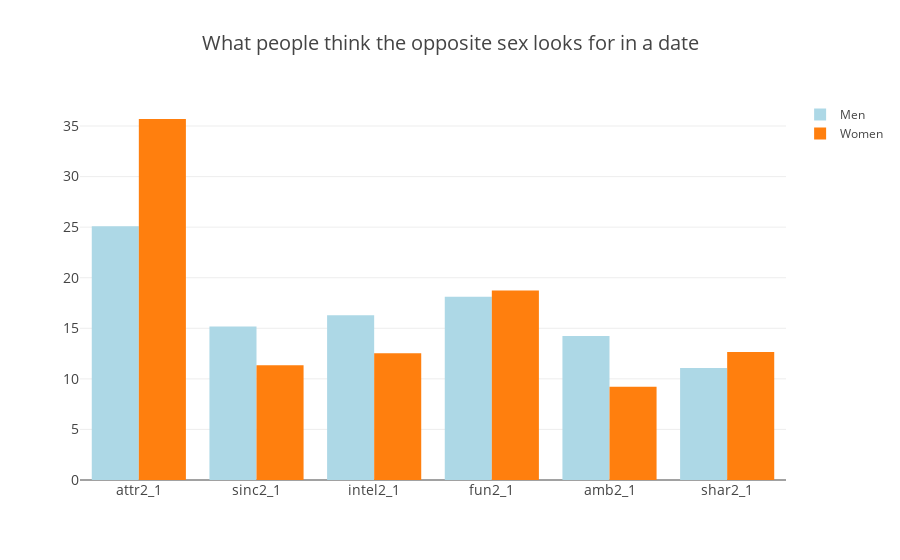

Notebook code cell kept with this figure:
### Code cell
import plotly.graph_objs as go

pres_men = go.Bar(
                    y = presumed_attributes.iloc[1],
                    x = presumed_attributes.columns.values,
                    name = 'Men',
                    marker = dict(
                    color = 'lightblue'
                    )
)
pres_women = go.Bar(
                    y = presumed_attributes.iloc[0],
                    x = presumed_attributes.columns.values,
                    name= 'Women',
                    marker = dict(
                    color = 'lightred'
                    )
)

data2 = [pres_men, pres_women]

layout2 = go.Layout(
    title = 'What people think the opposite sex looks for in a date',
    font=dict(
        size=14
    ),
    legend=dict(
        font=dict(
            size=12
        )
    )
)
fig = go.Figure(data=data2, layout=layout2)
py.iplot(fig, filename='barchart')

### Figure 1 — Plotly figure (JSON) as saved in the notebook; plotly's stock layout.template omitted (floating-point values rounded to 4 significant figures)
{"data": [{"marker": {"color": "lightblue"}, "name": "Men", "type": "bar", "x": ["attr2_1", "sinc2_1", "intel2_1", "fun2_1", "amb2_1", "shar2_1"], "y": [25.09, 15.18, 16.28, 18.12, 14.23, 11.07]}, {"marker": {"color": "lightred"}, "name": "Women", "type": "bar", "x": ["attr2_1", "sinc2_1", "intel2_1", "fun2_1", "amb2_1", "shar2_1"], "y": [35.69, 11.34, 12.53, 18.73, 9.231, 12.65]}], "layout": {"font": {"size": 14}, "legend": {"font": {"size": 12}}, "title": "What people think the opposite sex looks for in a date"}}
